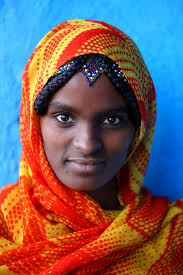
#> input picture Images/1.jpg, 183 x 275 px, found by its file name; its folder holds only this picture in this run
$ jupyter execute --allow-errors Assignment_2.ipynb
#> lines starting #> are read from the running program, lines starting #| are printed output that depends on the picture; after the words box and inside, x2 and y2 are one past the last pixel; in counts of white or black regions, pixels touching at a corner belong together
<a href="https://colab.research.google.com/github/sharmaanj200/Computer-Vision-IGDTUW/blob/main/Assignment_2.ipynb" target="_parent"></a>

[cell 1]
"""
Q1. Image Reading: Upload your image on your google drive. Write python code on google colab to load your uploaded image into a numpy array variable and display the same in code.

"""

from google.colab import drive
drive.mount('/content/gdrive')

import matplotlib.pyplot as plt
import matplotlib.image as mpimg
import numpy as np

image_path = '/content/gdrive/MyDrive/official_image.jpg'

#> (the rest of this cell did not finish here and is left out)

[cell 2]
"""
Q2. Image Collection: Create a folder on google drive. Upload any five images of varying sizes, some of them can be black-white images and some color images.
Use ‘for’ loop to iterate through all images in your folder.
For each image file found, display resolution of image, number of dimensions of numpy array in which image is stored, pixel value at any random (x,y) position.
You should use the python random generation library to select random x,y; provide appropriate range to the random function based on image resolution.

"""

import os
import random
from PIL import Image

folder_path = '/content/gdrive/MyDrive/Images'
#> folder_path = '/content/gdrive/MyDrive/Images'

for image_name in os.listdir(folder_path):
    if image_name.endswith('.jpg'):
        image_path = os.path.join(folder_path, image_name)
        img = Image.open(image_path)
#> img is the input picture: PIL image 183x275 RGB; mean R, G, B 117.2, 94.4, 97.6
        img_array = np.array(img)
        width, height = img.size
#> width = 183; height = 275
        channels = img_array.shape[2] if len(img_array.shape) > 2 else 1
#> channels = 3
        random_x = random.randint(0, width - 1)
#> random_x = 98
        random_y = random.randint(0, height - 1)
#> random_y = 215
        pixel_value = img_array[random_y, random_x]
#> pixel_value = [146, 12, 1]
        print(f"Image: {image_name}")
#| Image: 1.jpg
        print(f"Resolution: {width}x{height}")
#| Resolution: 183x275
        print(f"Dimensions: {img_array.ndim}")
#| Dimensions: 3
        print(f"Random Pixel Value at ({random_x}, {random_y}): {pixel_value}")
#| Random Pixel Value at (98, 215): [146  12   1]

[cell 3]
"""
Q3. Image Manipulation: Select any one random image from the folder you created above.
You should use a random function to do this operation in code.
Perform following operations (for each operation, display the original and transformed image) on this image:
(a) rotation by 45 degree; (b) resize the image to any pre-defined resolution, you can hardcode this pre-defined resolution;
(c) flatten the image and print first ten pixel values;
(d) select a small region in the image, you can hardcode the dimensions of this small region.

"""

import cv2
import numpy as np
import random
import matplotlib.pyplot as plt

folder_path = '/content/gdrive/MyDrive/Images'
image_files = [file for file in os.listdir(folder_path) if file.endswith('.jpg')]
random_image_file = random.choice(image_files)
image_path = os.path.join(folder_path, random_image_file)

img = cv2.imread(image_path)
#> img: shape (275, 183, 3)
height, width = img.shape[:2]

# a) Rotate by 45 degrees
M = cv2.getRotationMatrix2D((width / 2, height / 2), 45, 1)
rotated_img = cv2.warpAffine(img, M, (width, height))
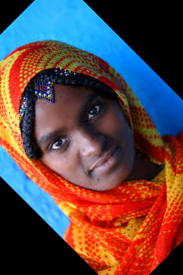
#> rotated_img: shape (275, 183, 3); mean B, G, R 70.6, 69.1, 93.7

plt.imshow(cv2.cvtColor(rotated_img, cv2.COLOR_BGR2RGB))
plt.title('Rotated Image')
plt.show()

# b) Resize the image to a predefined resolution
predefined_width = 100
predefined_height = 100
resized_img = cv2.resize(img, (predefined_width, predefined_height))
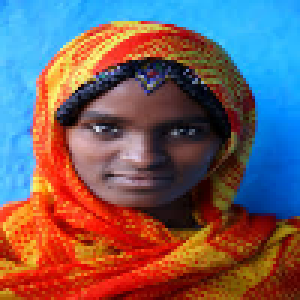
#> resized_img: shape (100, 100, 3) (shown 3 times larger); mean B, G, R 97.5, 94.3, 117

plt.imshow(cv2.cvtColor(resized_img, cv2.COLOR_BGR2RGB))
plt.title('Resized Image')
plt.show()

# c) Flatten the image and print first ten pixel values
flattened_img = img.flatten()
print(f'First ten pixel values (flattened): {flattened_img[:10]}')
#| First ten pixel values (flattened): [255 149  37 253 147  34 247 148  34 246]

# d) Select a small region in the image
top_left_x = 50
top_left_y = 50
region_width = 30
region_height = 30
small_region = img[top_left_y:top_left_y + region_height, top_left_x:top_left_x + region_width]
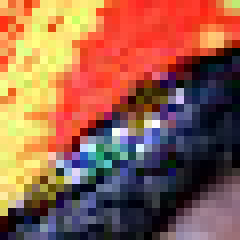
#> small_region: shape (30, 30, 3) (shown 8 times larger); mean B, G, R 77.4, 97.7, 149.3

plt.imshow(cv2.cvtColor(small_region, cv2.COLOR_BGR2RGB))
plt.title('Region of Image')
plt.show()

[cell 4]
"""
Q4. Basic Image Handling: Perform the following on Image Dataset.
Create your own copy of the google drive folder which contains the five images.
Your program (written in google colab) should read from this folder that you have created.
Load all the images into appropriate data structure (numpy array). Check the number of dimensions of this numpy array variable.
Resize all images to 100*100.
Display the resultant images.
Draw image color histogram for each of these images. Write your observation as a comment.

"""

import os
import cv2
import numpy as np
from matplotlib import pyplot as plt

folder_path = '/content/gdrive/MyDrive/a2_img_data'
images = []

#> (the rest of this cell did not finish here and is left out)

[cell 5]
#resizing image
resized_images = [cv2.resize(image, (100, 100)) for image in images]

fig, ax = plt.subplots(1, 5, figsize=(20, 20))
for i, image in enumerate(resized_images):
    ax[i].imshow(cv2.cvtColor(image, cv2.COLOR_BGR2RGB))
    ax[i].axis('off')
plt.show()

[cell 6]
# Image Color Histogram for Each Image:
for i, image in enumerate(resized_images):
    plt.figure(figsize=(12, 4))
    for j, color in enumerate(['b', 'g', 'r']):
        histogram = cv2.calcHist([image], [j], None, [256], [0, 256])
        plt.plot(histogram, color=color)
        plt.xlim([0, 256])

    plt.title(f'Image {i+1} Color Histogram')
    plt.xlabel('Pixel value')
    plt.ylabel('Frequency')

    plt.show()

[cell 7]
"""
Q5. Edge Detection: In a given image, edges are important features. Therefore, detection of edges is an important step in image feature extraction or image processing.
Perform edge detection on a given input image.

"""

import cv2

sample_image = '/content/gdrive/MyDrive/official_image.jpg'

image = cv2.imread(sample_image, cv2.IMREAD_GRAYSCALE)

edges = cv2.Canny(image, threshold1=100, threshold2=200)

#> (the rest of this cell did not finish here and is left out)

[cell 8]
"""
Q6. Corner Detection: Corners are those regions in an image where color intensity changes rapidly.
Identifying corners in a given image is referred to as corner detection. Perform corner detection on a given input image.

"""

image_color = cv2.imread('/content/gdrive/MyDrive/official_image.jpg')
#> (the rest of this cell did not finish here and is left out)

[cell 9]
"""
Q7. Corner Detection: Corners are those regions in an image where color intensity changes rapidly.
Identifying corners in a given image is referred to as corner detection. Perform corner detection on a given input image.

"""
keypoints_image = cv2.imread('/content/gdrive/MyDrive/official_image.jpg')
orb = cv2.ORB_create()

keypoints = orb.detect(image, None)
#> keypoints = ()

#> (the rest of this cell did not finish here and is left out)

$ run again, on Images/3.jpg
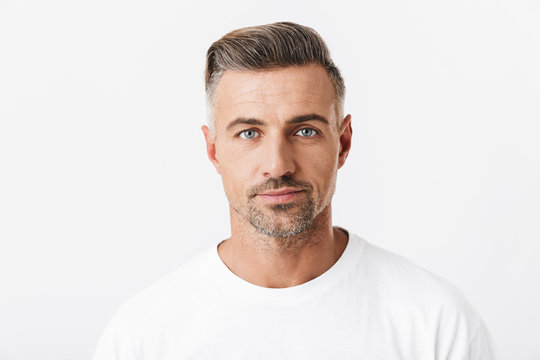
#> input picture Images/3.jpg, 540 x 360 px, found by its file name
#> folder_path = '/content/gdrive/MyDrive/Images'
#> img is the input picture: PIL image 540x360 RGB; mean R, G, B 232.3, 225.8, 223.1
#> pixel_value = [243, 243, 243]
#| Image: 3.jpg
#| Resolution: 540x360
#| Dimensions: 3
#| Random Pixel Value at (394, 215): [243 243 243]
#> img: shape (360, 540, 3)
#> `rotated_img = cv2.warpAffine(img, M, (width, height))`:
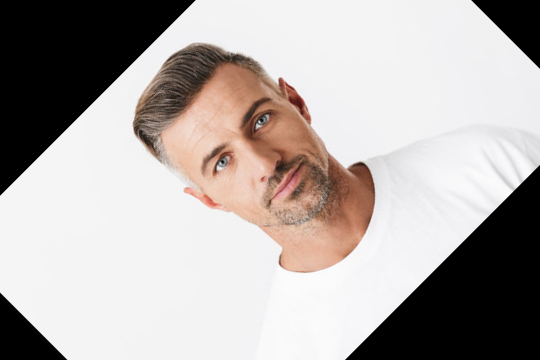
#> rotated_img: shape (360, 540, 3); mean B, G, R 169.3, 172.1, 178.7
#| First ten pixel values (flattened): [243 243 243 243 243 243 243 243 243 243]
#> `small_region = img[top_left_y:top_left_y + region_height, top_left_x:t..`:
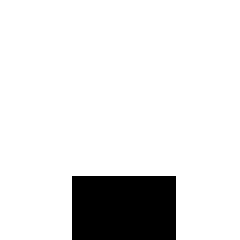
#> small_region: shape (30, 30, 3) (shown 8 times larger); values 244 (black) and 245 (white), 88.4% white; 1 black region, box (x1, y1, x2, y2) and area: (9, 22, 22, 30) 104
#> keypoints = ()
